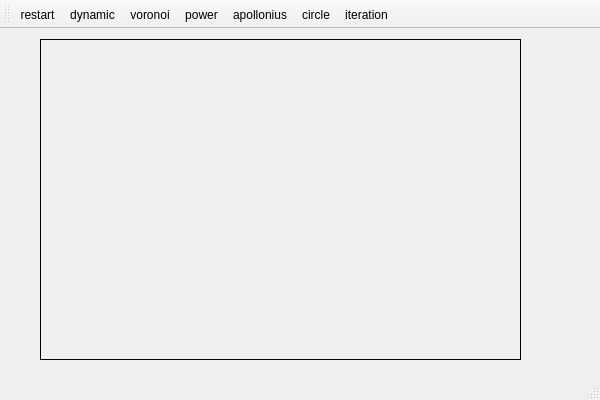
<?xml version="1.0" encoding="UTF-8"?>
<ui version="4.0">
 <class>starburstClass</class>
 <widget class="QMainWindow" name="starburstClass">
  <property name="geometry">
   <rect>
    <x>0</x>
    <y>0</y>
    <width>600</width>
    <height>400</height>
   </rect>
  </property>
  <property name="windowTitle">
   <string>starburst</string>
  </property>
  <widget class="QWidget" name="centralWidget">
   <widget class="my_qlabel" name="label">
    <property name="geometry">
     <rect>
      <x>40</x>
      <y>10</y>
      <width>481</width>
      <height>321</height>
     </rect>
    </property>
    <property name="mouseTracking">
     <bool>true</bool>
    </property>
    <property name="autoFillBackground">
     <bool>false</bool>
    </property>
    <property name="frameShape">
     <enum>QFrame::Box</enum>
    </property>
    <property name="text">
     <string/>
    </property>
   </widget>
  </widget>
  <widget class="QMenuBar" name="menuBar">
   <property name="geometry">
    <rect>
     <x>0</x>
     <y>0</y>
     <width>600</width>
     <height>21</height>
    </rect>
   </property>
  </widget>
  <widget class="QToolBar" name="mainToolBar">
   <attribute name="toolBarArea">
    <enum>TopToolBarArea</enum>
   </attribute>
   <attribute name="toolBarBreak">
    <bool>false</bool>
   </attribute>
   <addaction name="actionRestart"/>
   <addaction name="actionDynamic"/>
   <addaction name="actionVoronoi"/>
   <addaction name="actionPower"/>
   <addaction name="actionApollonius"/>
   <addaction name="actionCircle"/>
   <addaction name="actionIteration"/>
  </widget>
  <widget class="QStatusBar" name="statusBar"/>
  <action name="actionVoronoi">
   <property name="checkable">
    <bool>true</bool>
   </property>
   <property name="icon">
    <iconset resource="starburst.qrc">
     <normaloff>:/starburst/voronoi.png</normaloff>:/starburst/voronoi.png</iconset>
   </property>
   <property name="text">
    <string>voronoi</string>
   </property>
  </action>
  <action name="actionRestart">
   <property name="icon">
    <iconset resource="starburst.qrc">
     <normaloff>:/starburst/restart.png</normaloff>:/starburst/restart.png</iconset>
   </property>
   <property name="text">
    <string>restart</string>
   </property>
  </action>
  <action name="actionPower">
   <property name="checkable">
    <bool>true</bool>
   </property>
   <property name="icon">
    <iconset resource="starburst.qrc">
     <normaloff>:/starburst/power.png</normaloff>:/starburst/power.png</iconset>
   </property>
   <property name="text">
    <string>power</string>
   </property>
  </action>
  <action name="actionCircle">
   <property name="checkable">
    <bool>true</bool>
   </property>
   <property name="icon">
    <iconset resource="starburst.qrc">
     <normaloff>:/starburst/circle.png</normaloff>:/starburst/circle.png</iconset>
   </property>
   <property name="text">
    <string>circle</string>
   </property>
  </action>
  <action name="actionApollonius">
   <property name="checkable">
    <bool>true</bool>
   </property>
   <property name="icon">
    <iconset resource="starburst.qrc">
     <normaloff>:/starburst/apollonius.png</normaloff>:/starburst/apollonius.png</iconset>
   </property>
   <property name="text">
    <string>apollonius</string>
   </property>
  </action>
  <action name="actionDynamic">
   <property name="checkable">
    <bool>true</bool>
   </property>
   <property name="icon">
    <iconset resource="starburst.qrc">
     <normaloff>:/starburst/dynamic.png</normaloff>:/starburst/dynamic.png</iconset>
   </property>
   <property name="text">
    <string>dynamic</string>
   </property>
  </action>
  <action name="actionIteration">
   <property name="icon">
    <iconset resource="starburst.qrc">
     <normaloff>:/starburst/forward.png</normaloff>:/starburst/forward.png</iconset>
   </property>
   <property name="text">
    <string>iteration</string>
   </property>
  </action>
 </widget>
 <layoutdefault spacing="6" margin="11"/>
 <customwidgets>
  <customwidget>
   <class>my_qlabel</class>
   <extends>QLabel</extends>
   <header location="global">my_qlabel.h</header>
  </customwidget>
 </customwidgets>
 <resources>
  <include location="starburst.qrc"/>
 </resources>
 <connections/>
</ui>
